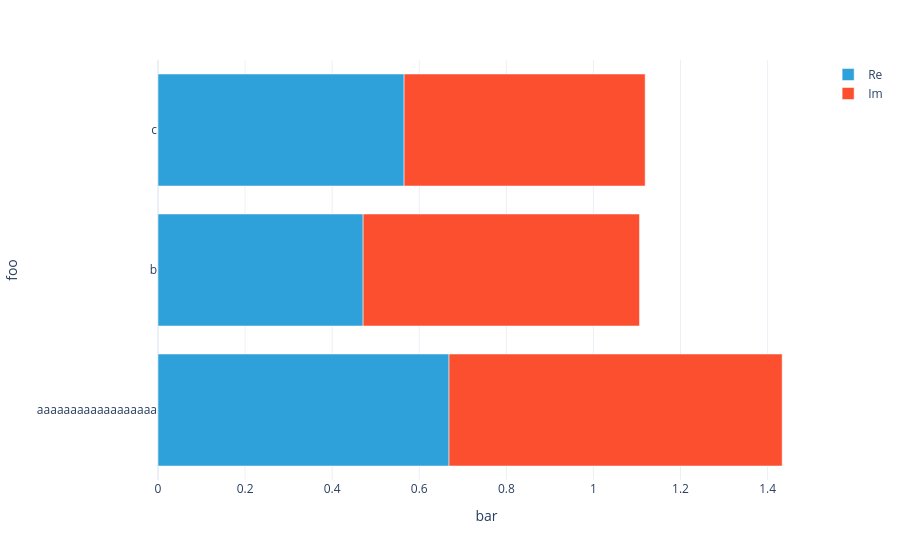

The notebook cell saved with this chart:
### Code cell
#|hide
plotly_dataarray(U1.array + U2.array)

### Figure 1 — Plotly figure (JSON) as saved in the notebook; plotly's stock layout.template omitted (floating-point values rounded to 4 significant figures)
{"data": [{"hovertemplate": "Part=Re<br>bar=%{x}<br>foo=%{y}<extra></extra>", "legendgroup": "Re", "marker": {"color": "#2fa1da", "pattern": {"shape": ""}}, "name": "Re", "orientation": "h", "showlegend": true, "textposition": "auto", "type": "bar", "x": [0.6684, 0.4711, 0.5652], "xaxis": "x", "y": ["aaaaaaaaaaaaaaaaaa", "b", "c"], "yaxis": "y"}, {"hovertemplate": "Part=Im<br>bar=%{x}<br>foo=%{y}<extra></extra>", "legendgroup": "Im", "marker": {"color": "#fb4f2f", "pattern": {"shape": ""}}, "name": "Im", "orientation": "h", "showlegend": true, "textposition": "auto", "type": "bar", "x": [0.765, 0.6347, 0.5536], "xaxis": "x", "y": ["aaaaaaaaaaaaaaaaaa", "b", "c"], "yaxis": "y"}], "layout": {"barmode": "relative", "legend": {"title": {}, "tracegroupgap": 0}, "margin": {"t": 60}, "xaxis": {"anchor": "y", "domain": [0, 1], "title": {"text": "bar"}}, "yaxis": {"anchor": "x", "domain": [0, 1], "title": {"text": "foo"}}}}
